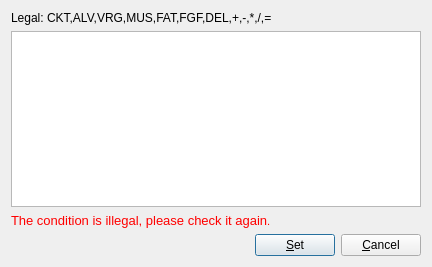
<ui version="4.0" >
 <class>gasBkPointClass</class>
 <widget class="QDialog" name="gasBkPointClass" >
  <property name="geometry" >
   <rect>
    <x>0</x>
    <y>0</y>
    <width>432</width>
    <height>267</height>
   </rect>
  </property>
  <property name="windowTitle" >
   <string>gasBkPoint</string>
  </property>
  <layout class="QVBoxLayout" >
   <item>
    <widget class="QLabel" name="label" >
     <property name="text" >
      <string>Legal: CKT,ALV,VRG,MUS,FAT,FGF,DEL,+,-,*,/,=</string>
     </property>
    </widget>
   </item>
   <item>
    <widget class="QTextEdit" name="textEdit" />
   </item>
   <item>
    <widget class="QLabel" name="lb_caution" >
     <property name="text" >
      <string>&lt;html>&lt;head>&lt;meta name="qrichtext" content="1" />&lt;style type="text/css">
p, li { white-space: pre-wrap; }
&lt;/style>&lt;/head>&lt;body style=" font-family:'MS Shell Dlg 2'; font-size:8.25pt; font-weight:400; font-style:normal;">
&lt;p style=" margin-top:0px; margin-bottom:0px; margin-left:0px; margin-right:0px; -qt-block-indent:0; text-indent:0px;">&lt;span style=" font-size:10pt; color:#ff0000;">The condition is illegal, please check it again&lt;/span>&lt;span style=" font-size:8pt; color:#ff0000;">.&lt;/span>&lt;/p>&lt;/body>&lt;/html></string>
     </property>
    </widget>
   </item>
   <item>
    <layout class="QHBoxLayout" >
     <item>
      <spacer>
       <property name="orientation" >
        <enum>Qt::Horizontal</enum>
       </property>
       <property name="sizeHint" stdset="0" >
        <size>
         <width>40</width>
         <height>20</height>
        </size>
       </property>
      </spacer>
     </item>
     <item>
      <widget class="QPushButton" name="bt_OK" >
       <property name="text" >
        <string>&amp;Set</string>
       </property>
      </widget>
     </item>
     <item>
      <widget class="QPushButton" name="bt_Cancel" >
       <property name="text" >
        <string>&amp;Cancel</string>
       </property>
      </widget>
     </item>
    </layout>
   </item>
  </layout>
 </widget>
 <layoutdefault spacing="6" margin="11" />
 <resources/>
 <connections/>
</ui>
